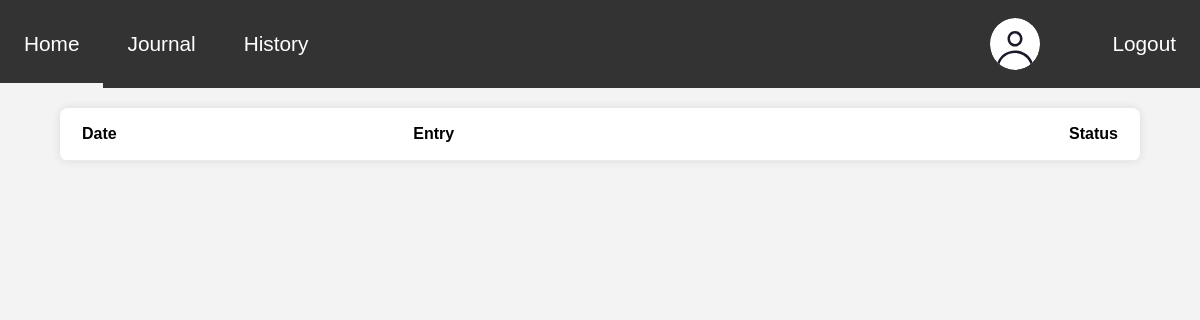
Before: /patient/history/history.php (signed in) with the older database file.
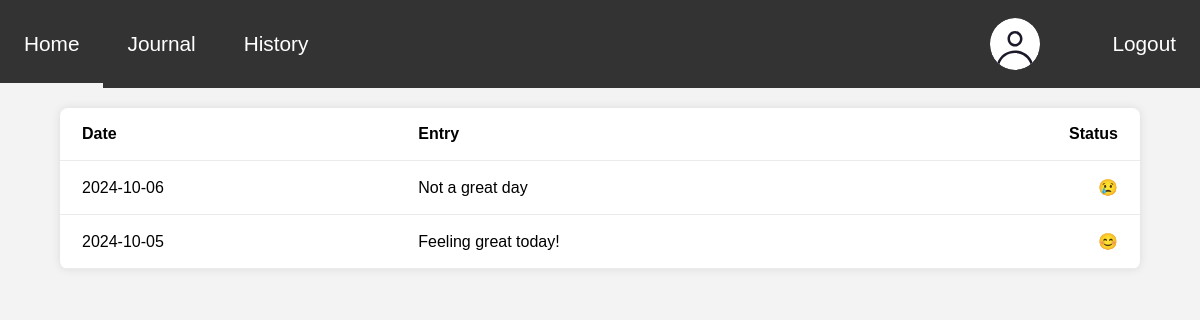
After: the same page with the newer database file.
### tables this page shows
CREATE TABLE journal_entries (
    id INT AUTO_INCREMENT PRIMARY KEY,
    patient_id INT,
    journal_date DATE,
    hours_slept INT,
    mood VARCHAR(20),
    meals_eaten INT,
    exercise BOOLEAN,
    journal_entry TEXT,
    FOREIGN KEY (patient_id) REFERENCES users(id) ON DELETE CASCADE
);

### conf.php (called while the page is built, shortened)
<?php
$moods = [];
$moods["happy"] = "&#128522";
$moods["neutral"] = "&#128528";
$moods["sad"] = "&#128546";
$moods["angry"] = "&#128545";
$moods["excited"] = "&#128513";
$moods["tired"] = "&#128564";
$moods["anxious"] = "&#128552";
?>

### patient/history/history.php (the view, shortened to what this page needs)
<!DOCTYPE html>
<html lang="en">
<head>
    <link rel="stylesheet" href="history.css">
</head>
<body>
    <header>
        <?php include "../../common/navbar/navbar.php"; ?>
    </header>
    <main class="main">
        <table class="history_table">
            <thead>
                <tr>
                    <th>Date</th>
                    <th>Entry</th>
                    <th>Status</th>
                </tr>
            </thead>
            <tbody>
            <?php
                $sql= "SELECT * FROM journal_entries  where patient_id = ? ORDER BY journal_date DESC LIMIT 4;";
                if ($stmt = mysqli_prepare($conn, $sql)) {
                    mysqli_stmt_bind_param($stmt, 'i', $_SESSION['id']);
                    mysqli_stmt_execute($stmt);
                    if($result = mysqli_stmt_get_result($stmt)) {
                        if(mysqli_num_rows($result)> 0) {
                            while($row=mysqli_fetch_assoc($result)) {
                                ?>
                                <tr onclick="journalRedirect(<?= $row['id'] ?>)">
                                    <td><?= $row['journal_date'] ?></td>
                                    <td><?php
                                    if (mb_strlen($row['journal_entry']) > 100) {
                                        echo mb_substr($row['journal_entry'], 0, 100) . '...';
                                    } else {
                                        echo $row['journal_entry'];
                                    }
                                    ?></td>
                                    <td><?= $moods[$row['mood']] ?></td>
                                </tr>
                                <?php
                            }
                        }
                    }
                }
            ?>
            </tbody>
        </table>
    </main>
</body>
</html>

Changed rows visible on the page:
added journal_entries: journal_date "2024-10-06", journal_entry "Not a great day", mood "😢"
added journal_entries: journal_date "2024-10-05", journal_entry "Feeling great today!", mood "😊"
